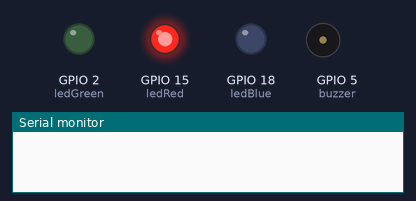
The sketch below on a simulated ESP32. Shown: output pins drawn as LEDs (lit = HIGH), buzzer (waves = sounding, pin HIGH), the last lines printed to the serial monitor. WiFi joins after 1.5 s; servers stay silent unless stated; random numbers use the default seed unless the sketch sets one; no MQTT or app messages arrive unless stated.

Above: at 0.1 s.
At 1.0 s:
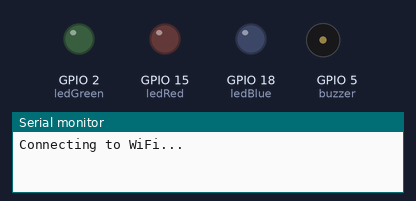
At 1.9 s:
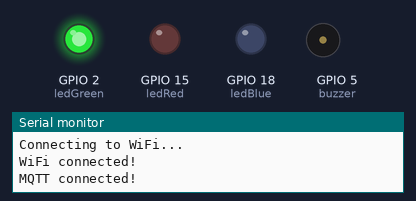
Timing chart, 0 to 3.4 s (numbered marks = the images above):
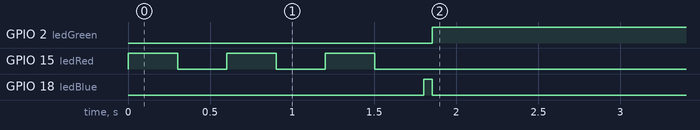

The sketch:

AirQuality_GamaSense.ino
```cpp
#include <WiFi.h>
#include <PubSubClient.h>
#include <DHT.h>

// ********************
// SETTINGS
// ********************

// WiFi settings
const char* ssid = "Mlue";
const char* password = "putrabaja99";

// MQTT settings
const char* mqtt_server = "broker.hivemq.com";
const char* topic = "airquality/gamasense";

// LED & BUZZER pins
const int ledRed = 15;
const int ledGreen = 2;
const int ledBlue = 18;
const int buzzer = 5;

// DHT11 settings
#define DHTPIN 19
#define DHTTYPE DHT11
DHT dht(DHTPIN, DHTTYPE);

// MQ-7 pin
const int mq7Pin = 4;

// Timer
unsigned long connectStartTime;

WiFiClient espClient;
PubSubClient client(espClient);

// ***********************************
//   WIFI CONNECTION WITH LED LOGIC
// ***********************************
void setupWiFi() {
  WiFi.begin(ssid, password);

  while (WiFi.status() != WL_CONNECTED) {

    // RED LED blinking
    digitalWrite(ledRed, HIGH);
    delay(300);
    digitalWrite(ledRed, LOW);
    delay(300);

    Serial.println("Connecting to WiFi...");

    // Buzzer if >10s
    if (millis() - connectStartTime > 10000) {
      digitalWrite(buzzer, HIGH);
    }
  }

  Serial.println("WiFi connected!");
  digitalWrite(buzzer, LOW);
}

// ***********************************
// MQTT RECONNECT LOGIC
// ***********************************
void reconnect() {
  while (!client.connected()) {

    // WiFi OK but MQTT fail → BLUE ON
    if (WiFi.status() == WL_CONNECTED) {
      digitalWrite(ledBlue, HIGH);
      digitalWrite(ledGreen, LOW);
      digitalWrite(ledRed, LOW);
    }

    String clientId = "ESP32-";
    clientId += String(random(0xffff), HEX);

    if (client.connect(clientId.c_str())) {
      Serial.println("MQTT connected!");

      digitalWrite(ledGreen, HIGH);
      digitalWrite(ledRed, LOW);
      digitalWrite(ledBlue, LOW);
      digitalWrite(buzzer, LOW);

    } else {
      delay(1000);

      if (millis() - connectStartTime > 10000) {
        digitalWrite(buzzer, HIGH);
      }
    }
  }
}

// ***********************************
// REAL SENSOR READINGS
// ***********************************

float readMQ7() {
  int adc = analogRead(mq7Pin);
  float voltage = adc * (3.3 / 4095.0);   // ADC → Volt

  // kamu bisa kirim ADC langsung, atau voltase
  return voltage;
}

float readTemperature() {
  return dht.readTemperature();
}

float readHumidity() {
  return dht.readHumidity();
}

// ***********************************
// SETUP
// ***********************************
void setup() {
  Serial.begin(115200);

  pinMode(ledRed, OUTPUT);
  pinMode(ledGreen, OUTPUT);
  pinMode(ledBlue, OUTPUT);
  pinMode(buzzer, OUTPUT);
  pinMode(mq7Pin, INPUT);

  digitalWrite(ledRed, LOW);
  digitalWrite(ledGreen, LOW);
  digitalWrite(ledBlue, LOW);
  digitalWrite(buzzer, LOW);

  connectStartTime = millis();

  dht.begin();
  setupWiFi();

  client.setServer(mqtt_server, 1883);
}

// ***********************************
// LOOP (SENDING DATA)
// ***********************************
void loop() {
  if (!client.connected()) {
    reconnect();
  }

  // Final LED conditions
  if (WiFi.status() == WL_CONNECTED && client.connected()) {
    digitalWrite(ledGreen, HIGH);
    digitalWrite(ledRed, LOW);
    digitalWrite(ledBlue, LOW);
    digitalWrite(buzzer, LOW);
  }

  client.loop();

  // Send every 10 seconds
  static unsigned long lastSend = 0;
  if (millis() - lastSend > 300000) {

    float co = readMQ7();
    float temp = readTemperature();
    float humidity = readHumidity();

    String payload = "{";
    payload += "\"co\":" + String(co);
    payload += ",\"temperature\":" + String(temp);
    payload += ",\"humidity\":" + String(humidity);
    payload += "}";

    client.publish(topic, payload.c_str());
    Serial.println("Data sent: " + payload);

    lastSend = millis();
  }
}
```

Measured:
- by itself, GPIO 2 (ledGreen): LOW → HIGH at 1.9 s
- by itself, GPIO 18 (ledBlue): LOW → HIGH at 1.8 s, → LOW 0.05 s later
